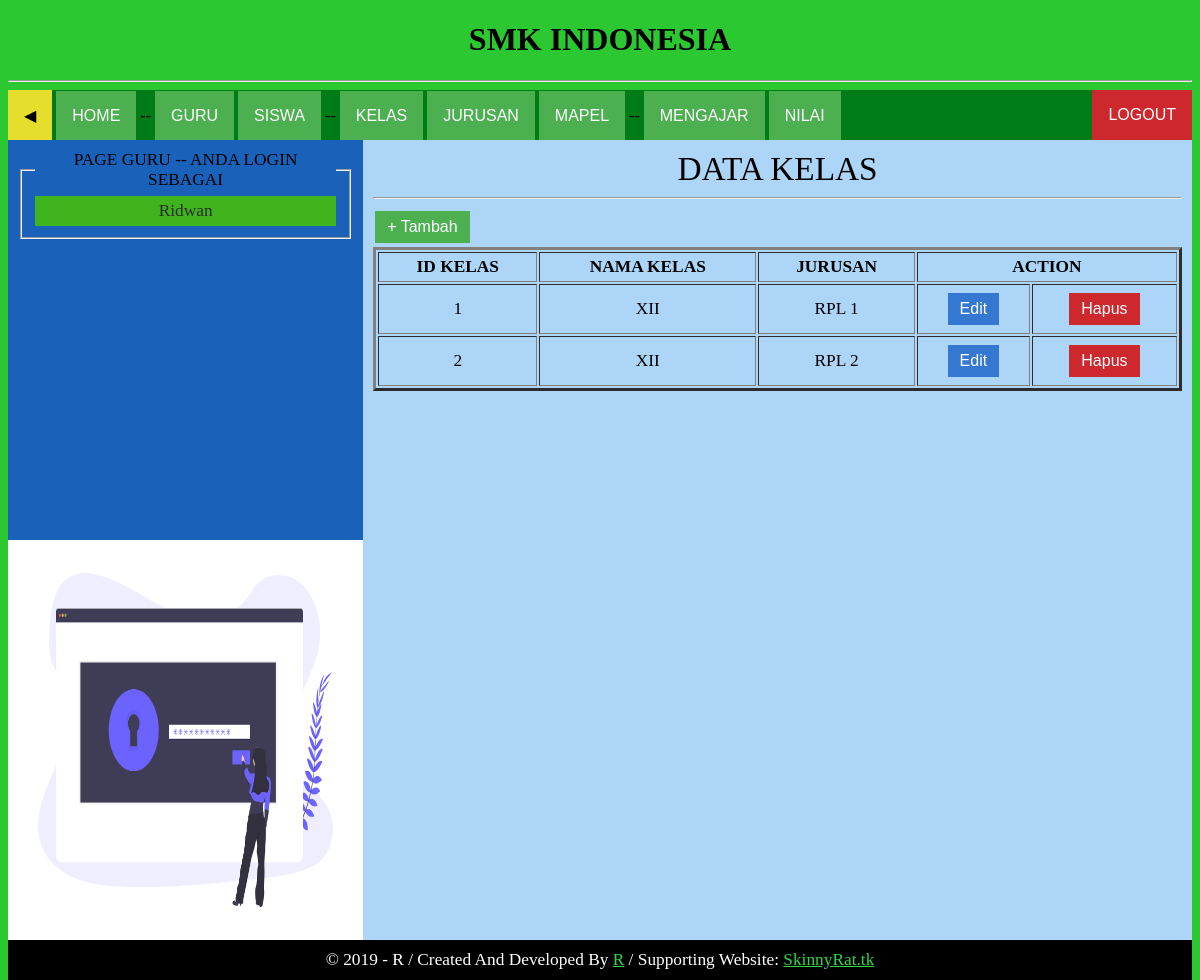
Page /page/guru/kelas.php (signed in) on the committed database.
### tables this page shows
CREATE TABLE `kelas` (
  `id_kelas` int(10) NOT NULL,
  `nama_kelas` varchar(10) NOT NULL,
  `id_jurusan` int(10) NOT NULL
);

CREATE TABLE `jurusan` (
  `id_jurusan` int(10) NOT NULL,
  `nama_jurusan` varchar(10) NOT NULL
);

### page/guru/kelas.php (the view, shortened to what this page needs)
<?php session_start();
if($_SESSION && $_SESSION['login'] == 'guru'){ ?>
<?php require_once('assets/header.php'); ?>
<?php
$query = mysql_query("SELECT * from kelas LEFT JOIN jurusan ON kelas.id_jurusan = jurusan.id_jurusan");
?>
<div class="menu-kanan">
	<div class="font">
		<div style="font-size: 25pt;">
			<center>DATA KELAS</center>
		</div><hr>
		<a href="kelas_form.php"><button class="button button1">+ Tambah</button></a>
		<table style="text-align: center;" border="3" cellpadding="4" width="100%" height="auto">
			<tr>
				<th>ID KELAS</th>
				<th>NAMA KELAS</th>
				<th>JURUSAN</th>
				<th colspan="2">ACTION</th>
			</tr>
			<?php
while ($data = mysql_fetch_assoc($query)) {
?>
			<tr>
				<td>
					<?php echo $data['id_kelas'];  ?>
				</td>
				<td>
					<?php echo $data['nama_kelas'];  ?>
				</td>
				<td>
					<?php echo $data['nama_jurusan'];  ?>
				</td>
				<td>
					<form action="kelas_form.php" method="post">
						<input type="submit" name="edit" class="button button-info" value="Edit">
					</form>
				</td>
				<td>
					<form action="action/kelas_act.php" method="post">
						<input type="submit" name="hapus" class="button button-danger" value="Hapus">
					</form>
				</td>
			</tr>
			<?php
}
?>
		</table>
	</div>
</div>
<?php require_once('assets/footer.php'); ?>
<?php }else{ ?>
<script language="javascript">
	document.location = '../../index.php'
</script>
<?php } ?>

### page/guru/assets/css/main.css (style rules this page uses)
html, body { height: 100%; }
.menu-kanan { width: 70%; height: 100%; background-color: #ADD5F8; float: right; }
.font { margin: 10px; font: 13pt 'trebuchet ms'; }
.button { background-color: #4CAF50; border: none; color: white; padding: 5px 10px; text-align: center; text-decoration: none; display: inline-block; font-size: 16px; margin: 4px 2px; -webkit-transition-duration: 0.8s; transition-duration: 0.8s; cursor: pointer; }
.button1 { background-color: #4CAF50; color: white; border: 2px solid #4CAF50; }
.button-danger { background-color: #cc282d; color: white; border: 2px solid #cc282d; }
.button-info { background-color: #3578d2; color: white; border: 2px solid #3578d2; }

### rows in the picture
kelas: id_kelas "1", nama_kelas "XII", id_jurusan.nama_jurusan "RPL 1"
kelas: id_kelas "2", nama_kelas "XII", id_jurusan.nama_jurusan "RPL 2"

### other values in the picture
$_SESSION['nama_guru'] "Ridwan"
